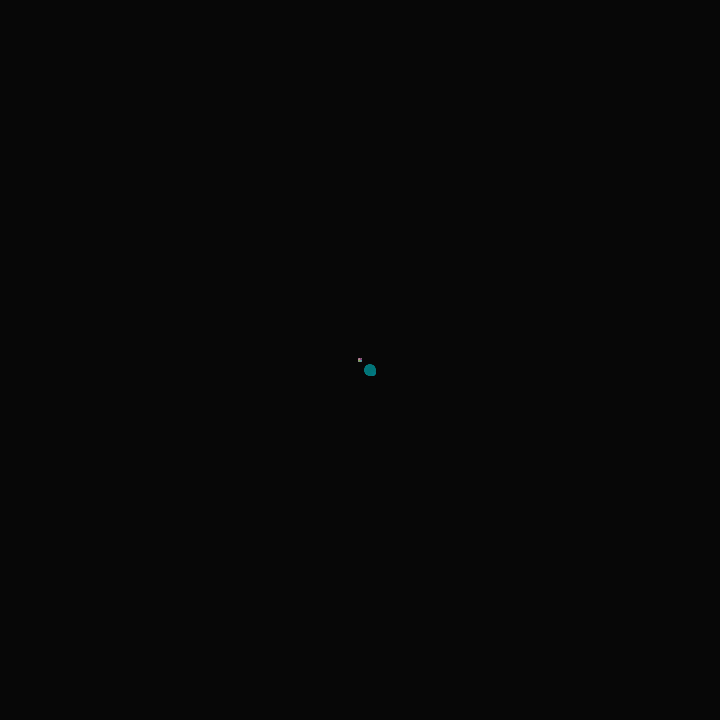
Frame 1 (no input)
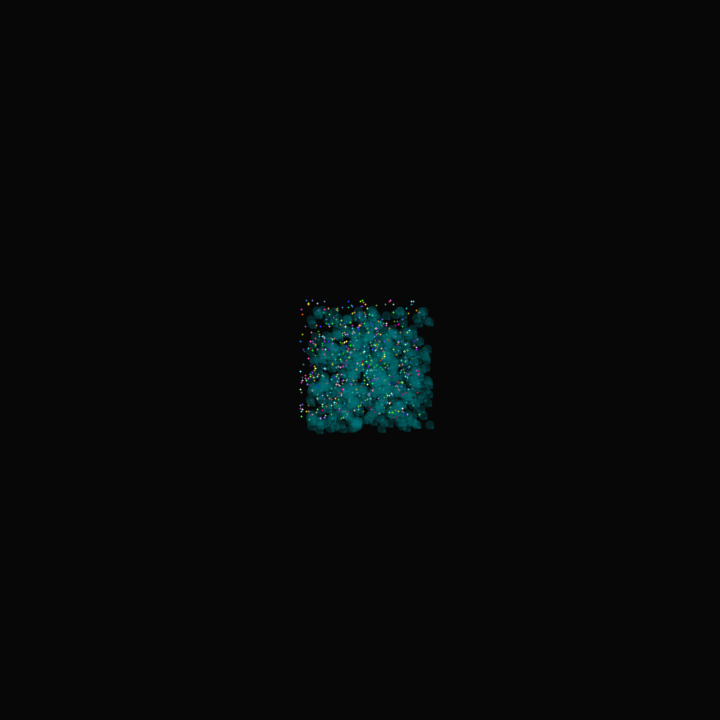
Frame 60 (the mouse pressed at the canvas centre just before this capture)
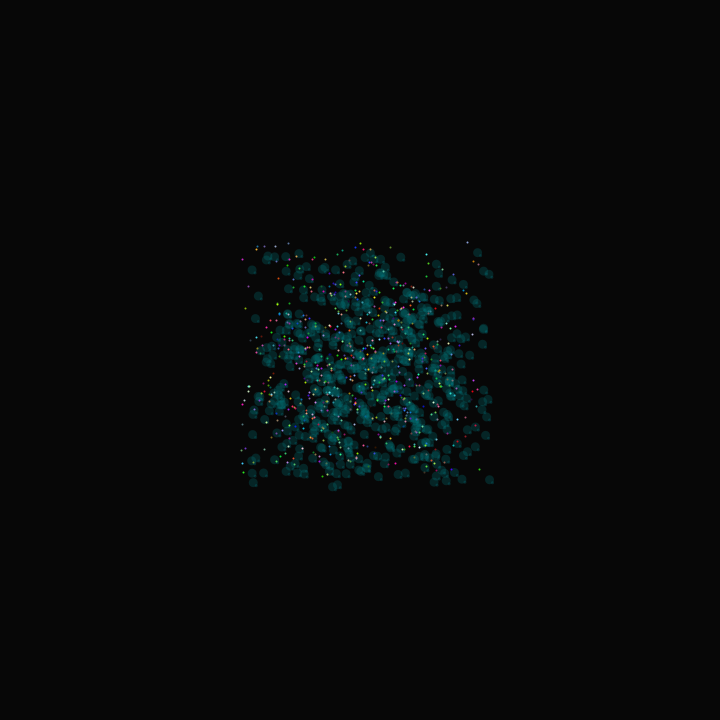
Frame 120 (the mouse held since frame 60 and released just before this capture)

The Processing sketch that drew these frames (run headless with seeded random() and noise(); from frame 60 on, the mouse is pressed at the canvas centre):

// Processing sketch: processing_151124
// ── processing_151124.pde

// DEFINIZIONE DELLA  CLASSE Agente

class Agente
{
  PVector pos;
  PVector vel;
  color col;

  Agente (PVector start) {
    pos = start.get();
    vel = new PVector( random(-1,1), random(-1,1) );
    col =color(random (255),random (255),random (255));
  }

  void update() {
    if (random(100)<1) {
      vel = new PVector( random(-1,1), random(-1,1) );
    }
    pos.add(vel);
    float dx = pos.x - centro.x;
    float dy =pos.y -centro.y;
    if (abs(dx)> 200 || abs (dy)>200) {
      vel.mult(-1);
    }
  }

  void display() {
    stroke(col);
    strokeWeight (2);
    point(pos.x, pos.y);
    
    fill(0,116,120,70);
    noStroke();
    ellipse (pos.x+10,pos.y+10, 9,9);
    
    fill(0,120,130,70);
    ellipse (pos.x+13,pos.y+13,3,3);
    
  }
}

// USO DELLA CLASSE Agente

Agente[] agenti = new Agente[600];
PVector centro;

void setup()
{
  size(720, 720);
  centro = new PVector(width/2, height/2);
  
  for (int i=0;  i<agenti.length;  i++) {
    agenti[i] = new Agente( centro );
  }
}

void draw()
{
  background (7);
  for (Agente a : agenti) {
    a.update();
    a.display();
  }
}
